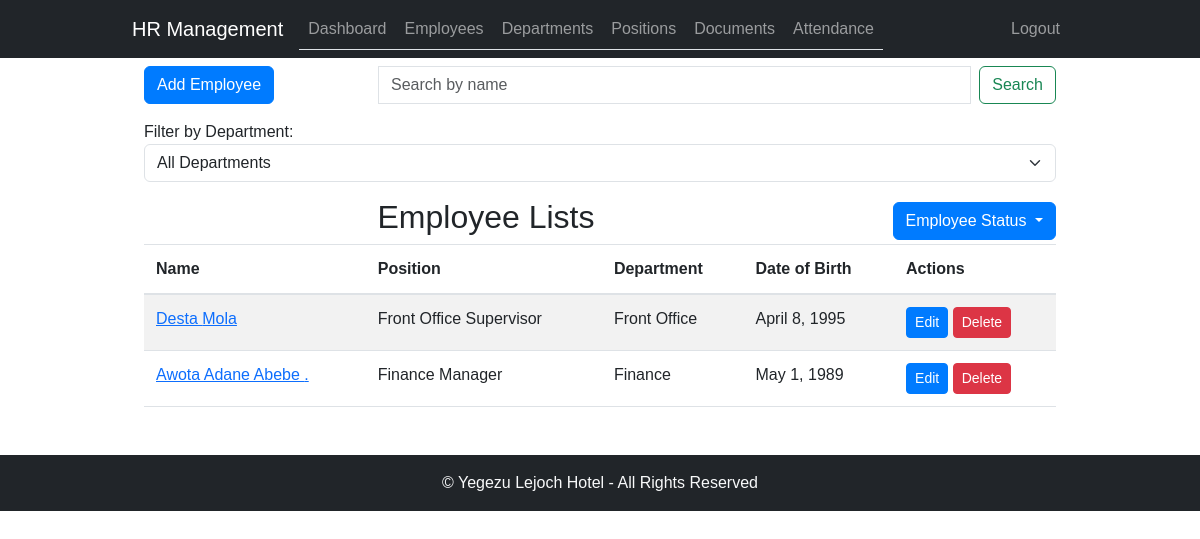
/employees/?status=inactive (signed in), run on an earlier commit of the app's database.
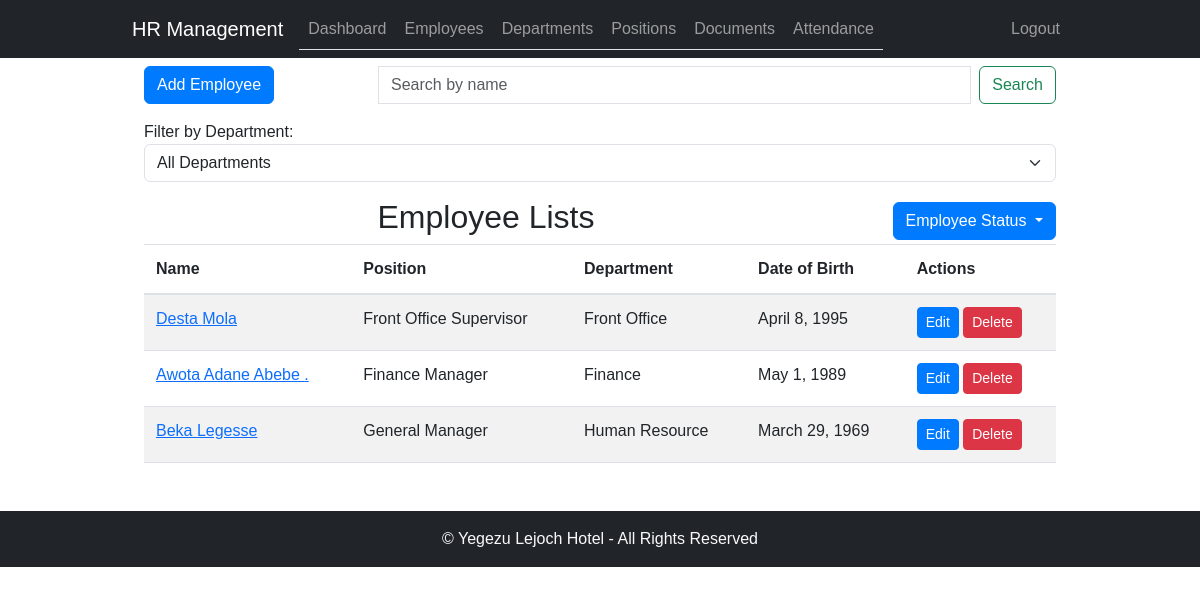
And on a later commit of the database.
### employee_management/models.py (models this page shows, shortened)
class Employee(models.Model):
    GENDER_CHOICES = (
        ('M', 'Male'),
        ('F', 'Female'),
    )
    first_name = models.CharField(max_length=50)
    middle_name = models.CharField(max_length=50, null=True, blank=True)
    last_name = models.CharField(max_length=50, null=True, blank=True)
    gender = models.CharField(max_length=1, choices=GENDER_CHOICES, default="")
    email = models.EmailField()
    department = models.ForeignKey(Department, on_delete=models.CASCADE)
    position = models.ForeignKey(Position, on_delete=models.CASCADE)
    date_of_birth = models.DateField()
    hire_date = models.DateField()
    salary = models.DecimalField(max_digits=10, decimal_places=2)
    is_active = models.BooleanField(default=True)
    picture = models.ImageField(upload_to='employee_pictures/', null=True, blank=True)

class Position(models.Model):
    name = models.CharField(max_length=50, unique=True)
    def __str__(self):
        return self.name

class Department(models.Model):
    name = models.CharField(max_length=50)

### employee_management/views.py (the view)
# urls.py: path('employees/', employee_list, name='employee_list'),
@login_required
def employee_list(request):
    all_employees = Employee.objects.all()
    active_employees = all_employees.filter(is_active=True)
    inactive_employees = all_employees.filter(is_active=False)
    departments = Department.objects.all()
    status_filter = request.GET.get('status', 'active')
    if status_filter == 'inactive':
        employees = inactive_employees
    elif status_filter == 'all':
        employees = all_employees
    else:
        employees = active_employees
    context = {
        'employees': employees,
        'departments': departments,
        'status_filter': status_filter,
    }
    return render(request, 'employee_list.html', context)

### employee_management/templates/employee_list.html (shortened to what this page needs)
{% extends 'base.html' %}
{% block content %}
<div class="container-fluid">
    <div class="row">
        <div class="col-md-3">
            <a href="{% url 'hrms:employee_create' %}" class="btn btn-primary mb-3">Add Employee</a>
        </div>
        <div class="col-md-9">
            <form class="d-flex">
                <input class="form-control me-2" type="search" placeholder="Search by name" aria-label="Search" id="search-input">
                <button class="btn btn-outline-success" type="button" onclick="searchEmployees()">Search</button>
            </form>
        </div>
    </div>
    <div class="row">
        <div class="col-md-12">
            <label for="department-filter">Filter by Department:</label>
            <select class="form-select mb-3" id="department-filter" onchange="filterEmployeesByDepartment()">
                <option value="">All Departments</option>
            </select>
        </div>
    </div>
    <div class="col-md-12 d-flex justify-content-between align-items-center">
            <div class="col-md-9 text-center">
                <h2>Employee Lists</h2>
            </div>
            <div class="btn-group">
                <button type="button" class="btn btn-primary dropdown-toggle" data-bs-toggle="dropdown" aria-haspopup="true" aria-expanded="false" style="background-color: #007bff; color: white;">
                    Employee Status
                </button>
            </div>
        </div>
    <div class="col-md-12">
        <table class="table table-striped">
            <thead>
                <tr>
                    <th>Name</th>
                    <th>Position</th>
                    <th>Department</th>
                    <th>Date of Birth</th>
                    <th>Actions</th>
                </tr>
            </thead>
            <tbody id="employee-table-body">
                {% for employee in employees %}
                <tr data-department-id="{{ employee.department.id }}">
                    <td><a href="{% url 'hrms:employee_detail' employee.pk %}">{{ employee.first_name }} {{ employee.middle_name }}</a></td>
                    <td>{{ employee.position }}</td>
                    <td>{{ employee.department.name }}</td>
                    <td>{{ employee.date_of_birth }}</td>
                    <td>
                        <a href="{% url 'hrms:employee_update' employee.pk %}" class="btn btn-primary btn-sm">Edit</a>
                        <a href="{% url 'hrms:employee_delete' employee.pk %}" class="btn btn-danger btn-sm" onclick="return confirm('Are you sure you want to delete this employee?')">Delete</a>
                    </td>
                </tr>
                {% endfor %}
            </tbody>
        </table>
    </div>
</div>
{% endblock %}

What changed in the data, as far as the page shows it:
added Employee: first_name "Beka", middle_name "Legesse", position "General Manager", department.name "Human Resource", date_of_birth "March 29, 1969"
